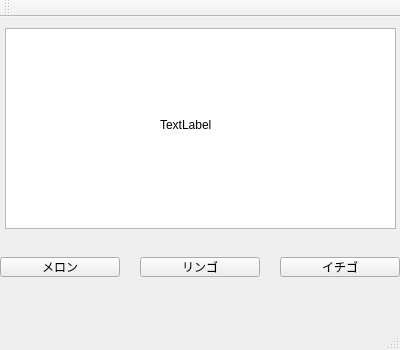
<?xml version="1.0" encoding="UTF-8"?>
<ui version="4.0">
 <class>MainWindow</class>
 <widget class="QMainWindow" name="MainWindow">
  <property name="geometry">
   <rect>
    <x>0</x>
    <y>0</y>
    <width>400</width>
    <height>350</height>
   </rect>
  </property>
  <property name="windowTitle">
   <string>MainWindow</string>
  </property>
  <widget class="QWidget" name="centralWidget">
   <widget class="QPushButton" name="pushButton">
    <property name="geometry">
     <rect>
      <x>0</x>
      <y>240</y>
      <width>120</width>
      <height>20</height>
     </rect>
    </property>
    <property name="text">
     <string>メロン</string>
    </property>
   </widget>
   <widget class="QPushButton" name="pushButton_2">
    <property name="geometry">
     <rect>
      <x>140</x>
      <y>240</y>
      <width>120</width>
      <height>20</height>
     </rect>
    </property>
    <property name="text">
     <string>リンゴ</string>
    </property>
   </widget>
   <widget class="QPushButton" name="pushButton_3">
    <property name="geometry">
     <rect>
      <x>280</x>
      <y>240</y>
      <width>120</width>
      <height>20</height>
     </rect>
    </property>
    <property name="text">
     <string>イチゴ</string>
    </property>
   </widget>
   <widget class="QGraphicsView" name="graphicsView">
    <property name="geometry">
     <rect>
      <x>5</x>
      <y>11</y>
      <width>391</width>
      <height>201</height>
     </rect>
    </property>
   </widget>
   <widget class="QLabel" name="label">
    <property name="geometry">
     <rect>
      <x>160</x>
      <y>100</y>
      <width>62</width>
      <height>15</height>
     </rect>
    </property>
    <property name="text">
     <string>TextLabel</string>
    </property>
   </widget>
  </widget>
  <widget class="QMenuBar" name="menuBar">
   <property name="geometry">
    <rect>
     <x>0</x>
     <y>0</y>
     <width>400</width>
     <height>26</height>
    </rect>
   </property>
  </widget>
  <widget class="QToolBar" name="mainToolBar">
   <attribute name="toolBarArea">
    <enum>TopToolBarArea</enum>
   </attribute>
   <attribute name="toolBarBreak">
    <bool>false</bool>
   </attribute>
  </widget>
  <widget class="QStatusBar" name="statusBar"/>
 </widget>
 <layoutdefault spacing="6" margin="11"/>
 <resources/>
 <connections/>
</ui>
